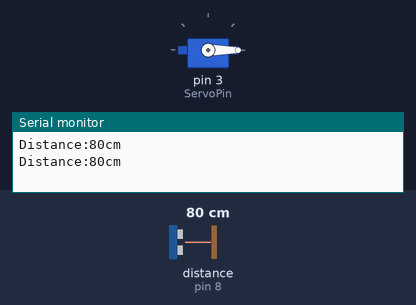
Bench run of a sketch on a simulated Arduino Uno, built with avr-gcc and run on an emulated ATmega328P. On the bench: servo, the last lines printed to the serial monitor. Wiring (inferred from the names in the program): ultrasonic range finder: trigger pin 7; echo pin 8. Inputs (shaded band) come from the test bench; at power-on: distance to the obstacle (sensor on pin 8) 80 cm. The echo pulse lasts 58.3 µs per cm.

Above: at 2.8 s.
2.9 s: distance to the obstacle (sensor on pin 8) set to 23 cm
5.6 s: distance to the obstacle (sensor on pin 8) set to 18 cm
At 7.2 s:
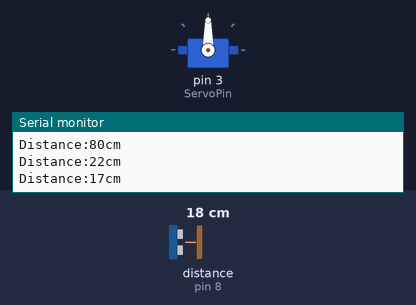
8.3 s: distance to the obstacle (sensor on pin 8) set to 35 cm
At 10.3 s:
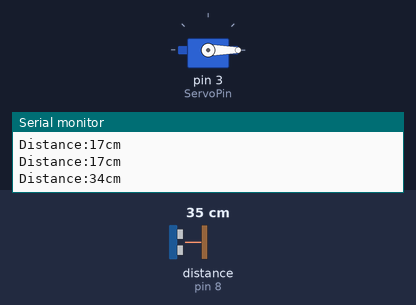
11.5 s: distance to the obstacle (sensor on pin 8) set to 2 cm
At 13.1 s:
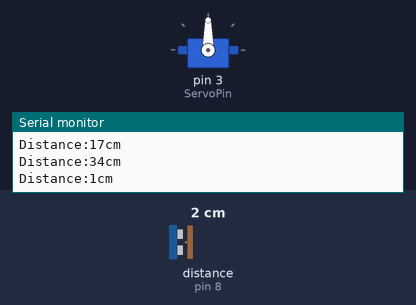
Timing chart, 0 to 14.6 s (numbered marks = the images above; inputs shaded):
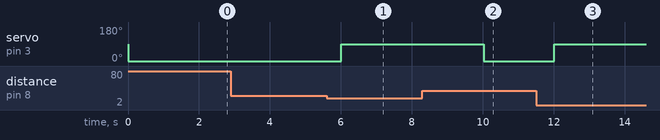

Measured:
- the behaviour switches between 21 and 20 cm on distance to the obstacle (sensor on pin 8) (found by bisection; images 0 and 1)
- after the input at 5.6 s, servo on pin 3 (ServoPin): 0° → 90° after 0.42 s
- after the input at 8.3 s, servo on pin 3 (ServoPin): 90° → 0° after 1.7 s
- after the input at 11.5 s, servo on pin 3 (ServoPin): 0° → 90° after 0.52 s

The sketch:

auto-door.ino
```cpp
// (licence header left out)
#include <Wire.h>
#include <Servo.h>

int Echo = 8;
int Trig =7;
int ServoPin = 3;

int ServoPos = 90;
Servo myservo;

int Distance = 0;

/*
* Function       setup
* @author        Jessica
* @date          2019.8.21
* @brief         Initial configuration
* @param[in]     void
* @retval        void
* @par History   no
*/
void setup()
{
  Serial.begin(9600);

  pinMode(Echo, INPUT);
  pinMode(Trig, OUTPUT);

  myservo.attach(ServoPin);

  myservo.write(ServoPos);
}

/*
* Function       Distance_test
* @author        Jessica
* @date          2019.8.21
* @brief         Distance_test
* @param[in]     void
* @retval        void
* @par History   no
*/
void Distance_test()
{
  digitalWrite(Trig, LOW);   //Give the trigger pin a low level of 2μs
  delayMicroseconds(2);
  digitalWrite(Trig, HIGH);  //Give the trigger pin a high level of at least 10 μs
  delayMicroseconds(10);
  digitalWrite(Trig, LOW);    //Continue to give trigger pin low level
  float Fdistance = pulseIn(Echo, HIGH);  //Read high time (unit: microsecond)
  Fdistance= Fdistance/58;       //Y meters = (X seconds * 344) / 2
  // X seconds=（ 2*Y meters）/344 ==》X seconds=0.0058*Y meters ==》cm = microseconds/58
  Distance = Fdistance;
  Serial.print("Distance:");
  Serial.print(Distance);
  Serial.println("cm");
}

/*
* Function       loop
* @author        Jessica
* @date          2019.8.21
* @brief         main
* @param[in]     void
* @param[out]    void
* @retval        void
* @par History   no
*/
void loop()
{
  Distance_test();
  if (Distance < 20)
  {
    myservo.write(90);
    delay(2000);
  }
  else
  {
    myservo.write(0);
    delay(2000);
  }
}
```
